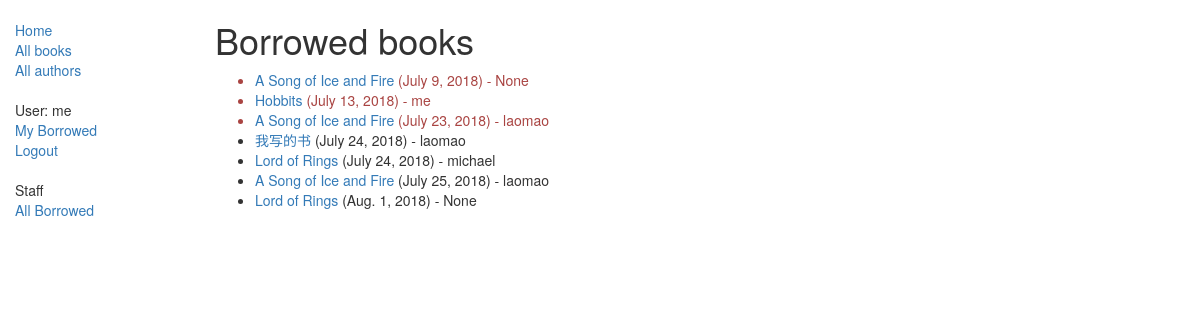
Screenshot of /catalog/borrowed/ (signed in) with the database file from the repository.
### catalog/models.py (models this page shows, shortened)
class BookInstance(models.Model):
    id = models.UUIDField(primary_key=True, default=uuid.uuid4, help_text="Unique ID for this particular book across whole library")
    book = models.ForeignKey('Book', on_delete=models.SET_NULL, null=True)
    imprint = models.CharField(max_length=200)
    due_back = models.DateField(null=True, blank=True)
    borrower = models.ForeignKey(User, on_delete=models.SET_NULL, null=True, blank=True)
    LOAN_STATUS = (
        ('m', 'Maintenance'),
        ('o', 'On loan'),
        ('a', 'Available'),
        ('r', 'Reserved'),
    )
    status = models.CharField(max_length=1, choices=LOAN_STATUS, blank=True, default='m', help_text='Book availability')
    class Meta:
        ordering = ["due_back"]
        permissions = (("can_mark_returned", "Set book as returned"),)
    @property
    def is_overdue(self):
        if self.due_back and date.today() > self.due_back:
            return True
        return False

class Book(models.Model):
    title = models.CharField(max_length=200)
    author = models.ForeignKey('Author', on_delete=models.SET_NULL, null=True)
    summary = models.TextField(max_length=1000, help_text="Enter a brief description of the book")
    isbn = models.CharField('ISBN',max_length=13, help_text='13 Character <a href="https://www.isbn-international.org/content/what-isbn">ISBN number</a>')
    genre = models.ManyToManyField(Genre, help_text="Select a genre for this book")
    def display_genre(self):
        """
        Creates a string for the Genre. This is required to display genre in Admin.
        """
        return ', '.join([ genre.name for genre in self.genre.all()[:3] ])
    display_genre.short_description = 'Genre'

### catalog/views.py (the view)
# urls.py: path('borrowed/', views.LoanedBooksListView.as_view(), name='all-borrowed'),
class LoanedBooksListView(PermissionRequiredMixin, generic.ListView):
    model = BookInstance
    template_name = 'catalog/bookinstance_list_borrowed_user.html'
    paginate_by = 10
    permission_required = 'catalog.can_mark_returned'
    def get_queryset(self):
        return BookInstance.objects.filter(status__exact='o').order_by('due_back')

### catalog/templates/catalog/bookinstance_list_borrowed_user.html
{% extends "base_generic.html" %}
{% block content %}
    <h1>Borrowed books</h1>
    {% if bookinstance_list %}
    <ul>
      {% for bookinst in bookinstance_list %}
      <li class="{% if bookinst.is_overdue %}text-danger{% endif %}">
        <a href="{% url 'book-detail' bookinst.book.pk %}">{{bookinst.book.title}}</a> ({{ bookinst.due_back }}) - {{ bookinst.borrower }}
      </li>
      {% endfor %}
    </ul>
    {% else %}
      <p>There are no books borrowed.</p>
    {% endif %}
{% endblock %}

### catalog/templates/base_generic.html (shortened to what this page needs)
<!DOCTYPE html>
<html lang="en">
<head>
  <link rel="stylesheet" href="https://maxcdn.bootstrapcdn.com/bootstrap/3.3.7/css/bootstrap.min.css">
  {% load static %}
  <link rel="stylesheet" href="{% static 'css/styles.css' %}">
</head>
<body>
  <div class="container-fluid">
    <div class="row">
      <div class="col-sm-2">
      {% block sidebar %}
      <ul class="sidebar-nav">
          <li><a href="{% url 'index' %}">Home</a></li>
          <li><a href="{% url 'books' %}">All books</a></li>
          <li><a href="{% url 'authors' %}">All authors</a></li>
      </ul>
      <ul class="sidebar-nav">
          {% if user.is_authenticated %}
          <li>User: {{ user.get_username }}</li>
          <li><a href="{% url 'my-borrowed' %}">My Borrowed</a></li>
          <li><a href="{% url 'logout'%}?next={{request.path}}">Logout</a></li>
          {% else %}
          <li><a href="{% url 'login'%}?next={{request.path}}">Login</a></li>
          {% endif %}
      </ul>
      <ul class="sidebar-nav">
          <li>Staff</li>
          <li><a href="{% url 'all-borrowed' %}">All Borrowed</a></li>
      </ul>
      {% endblock %}
      </div>
      <div class="col-sm-10 ">
      {% block content %}{% endblock %}
      </div>
    </div>
  </div>
</body>
</html>

### catalog/static/css/styles.css (style rules this page uses)
.sidebar-nav { margin-top: 20px; padding: 0; list-style: none; }

### rows the page displays
BookInstance: book "A Song of Ice and Fire", due_back "July 9, 2018", borrower "None"
BookInstance: book "Hobbits", due_back "July 13, 2018", borrower "me"
BookInstance: book "A Song of Ice and Fire", due_back "July 23, 2018", borrower "laomao"
BookInstance: book "我写的书", due_back "July 24, 2018", borrower "laomao"
BookInstance: book "Lord of Rings", due_back "July 24, 2018", borrower "michael"
BookInstance: book "A Song of Ice and Fire", due_back "July 25, 2018", borrower "laomao"
BookInstance: book "Lord of Rings", due_back "Aug. 1, 2018", borrower "None"

### other values shown
{{ user.get_username }} "me"
